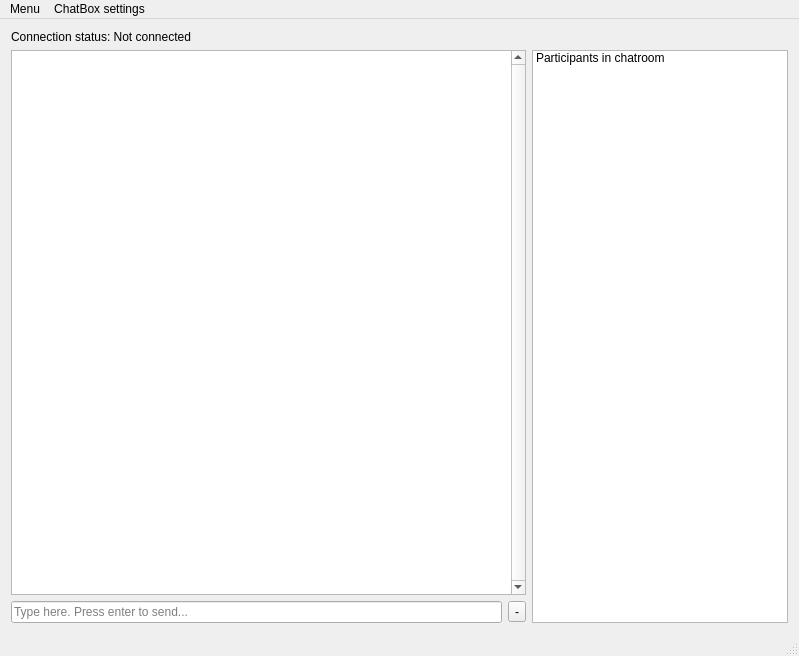
<?xml version="1.0" encoding="UTF-8"?>
<ui version="4.0">
 <class>MainWindow</class>
 <widget class="QMainWindow" name="MainWindow">
  <property name="geometry">
   <rect>
    <x>0</x>
    <y>0</y>
    <width>799</width>
    <height>656</height>
   </rect>
  </property>
  <property name="windowTitle">
   <string>Chat</string>
  </property>
  <widget class="QWidget" name="centralwidget">
   <layout class="QGridLayout" name="gridLayout">
    <property name="leftMargin">
     <number>11</number>
    </property>
    <property name="topMargin">
     <number>11</number>
    </property>
    <property name="rightMargin">
     <number>11</number>
    </property>
    <property name="bottomMargin">
     <number>11</number>
    </property>
    <item row="2" column="0" rowspan="3" colspan="4">
     <widget class="QTextEdit" name="ChatBox">
      <property name="verticalScrollBarPolicy">
       <enum>Qt::ScrollBarAlwaysOn</enum>
      </property>
      <property name="readOnly">
       <bool>true</bool>
      </property>
      <property name="textInteractionFlags">
       <set>Qt::NoTextInteraction</set>
      </property>
     </widget>
    </item>
    <item row="2" column="4" rowspan="4">
     <widget class="QListWidget" name="ParticipantsList">
      <property name="sizePolicy">
       <sizepolicy hsizetype="Preferred" vsizetype="Expanding">
        <horstretch>0</horstretch>
        <verstretch>0</verstretch>
       </sizepolicy>
      </property>
      <property name="verticalScrollBarPolicy">
       <enum>Qt::ScrollBarAsNeeded</enum>
      </property>
      <item>
       <property name="text">
        <string>Participants in chatroom</string>
       </property>
      </item>
     </widget>
    </item>
    <item row="5" column="0" colspan="3">
     <widget class="QLineEdit" name="SendBox">
      <property name="placeholderText">
       <string>Type here. Press enter to send...</string>
      </property>
     </widget>
    </item>
    <item row="5" column="3">
     <widget class="QToolButton" name="minimizeToolButton">
      <property name="statusTip">
       <string>Minimize / Maximisize participants list</string>
      </property>
      <property name="text">
       <string>-</string>
      </property>
     </widget>
    </item>
    <item row="1" column="0" colspan="4">
     <widget class="QLabel" name="label_connection">
      <property name="sizePolicy">
       <sizepolicy hsizetype="Minimum" vsizetype="Fixed">
        <horstretch>0</horstretch>
        <verstretch>0</verstretch>
       </sizepolicy>
      </property>
      <property name="text">
       <string>Connection status: Not connected</string>
      </property>
     </widget>
    </item>
   </layout>
  </widget>
  <widget class="QMenuBar" name="menubar">
   <property name="geometry">
    <rect>
     <x>0</x>
     <y>0</y>
     <width>799</width>
     <height>22</height>
    </rect>
   </property>
   <widget class="QMenu" name="menuMenu">
    <property name="title">
     <string>Menu</string>
    </property>
    <addaction name="actionConnect"/>
    <addaction name="actionSettings"/>
    <addaction name="separator"/>
    <addaction name="actionQuit"/>
   </widget>
   <widget class="QMenu" name="menuChatBox_settings">
    <property name="title">
     <string>ChatBox settings</string>
    </property>
    <addaction name="actionClear"/>
    <addaction name="separator"/>
    <addaction name="actionLocal_echo"/>
    <addaction name="separator"/>
    <addaction name="actionFont"/>
   </widget>
   <addaction name="menuMenu"/>
   <addaction name="menuChatBox_settings"/>
  </widget>
  <widget class="QStatusBar" name="statusbar"/>
  <action name="actionCommands">
   <property name="text">
    <string>Commands list</string>
   </property>
  </action>
  <action name="actionQuit">
   <property name="text">
    <string>Quit</string>
   </property>
  </action>
  <action name="actionSettings">
   <property name="text">
    <string>Settings</string>
   </property>
  </action>
  <action name="actionNickname">
   <property name="text">
    <string>Nickname</string>
   </property>
  </action>
  <action name="actionClear">
   <property name="text">
    <string>Clear</string>
   </property>
   <property name="statusTip">
    <string>Clears chat window.</string>
   </property>
   <property name="shortcut">
    <string>Ctrl+Shift+Q</string>
   </property>
   <property name="shortcutContext">
    <enum>Qt::WindowShortcut</enum>
   </property>
  </action>
  <action name="actionFont">
   <property name="text">
    <string>Font options</string>
   </property>
  </action>
  <action name="actionSize">
   <property name="text">
    <string>Font Size</string>
   </property>
  </action>
  <action name="actionLocal_echo">
   <property name="checkable">
    <bool>true</bool>
   </property>
   <property name="checked">
    <bool>true</bool>
   </property>
   <property name="text">
    <string>Local echo</string>
   </property>
   <property name="statusTip">
    <string>Echoes back send messages locally.</string>
   </property>
   <property name="shortcut">
    <string>Ctrl+Shift+L</string>
   </property>
  </action>
  <action name="actionConnect">
   <property name="text">
    <string>Connect</string>
   </property>
   <property name="shortcut">
    <string>Ctrl+Shift+§</string>
   </property>
  </action>
 </widget>
 <resources/>
 <connections/>
</ui>
